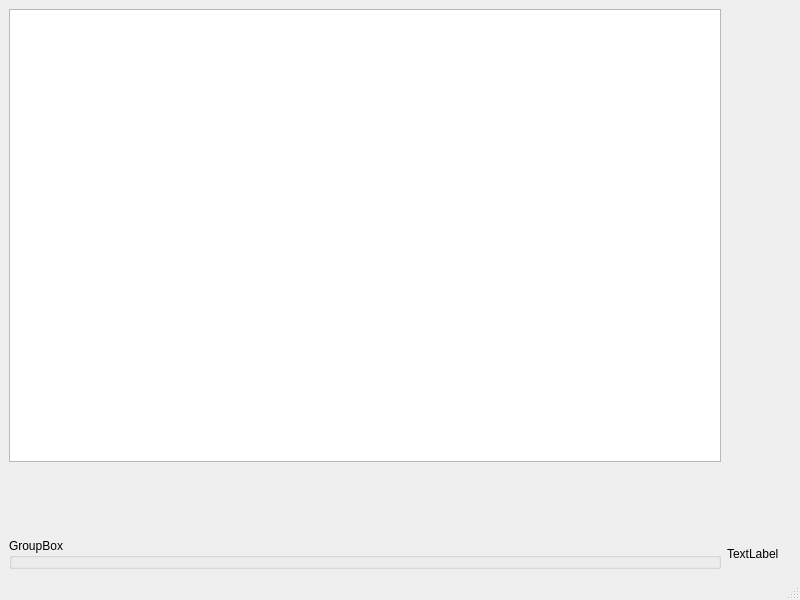
<?xml version="1.0" encoding="UTF-8"?>
<ui version="4.0">
 <class>MainWindow</class>
 <widget class="QMainWindow" name="MainWindow">
  <property name="geometry">
   <rect>
    <x>0</x>
    <y>0</y>
    <width>800</width>
    <height>600</height>
   </rect>
  </property>
  <property name="windowTitle">
   <string>MainWindow</string>
  </property>
  <widget class="QWidget" name="centralwidget">
   <layout class="QGridLayout" name="gridLayout_2">
    <item row="2" column="0">
     <widget class="QGroupBox" name="groupBox">
      <property name="title">
       <string>GroupBox</string>
      </property>
     </widget>
    </item>
    <item row="2" column="1">
     <widget class="QLabel" name="lbl_connected">
      <property name="text">
       <string>TextLabel</string>
      </property>
     </widget>
    </item>
    <item row="0" column="0">
     <widget class="QTableView" name="tableView">
      <property name="sizePolicy">
       <sizepolicy hsizetype="Preferred" vsizetype="Expanding">
        <horstretch>0</horstretch>
        <verstretch>0</verstretch>
       </sizepolicy>
      </property>
     </widget>
    </item>
    <item row="1" column="1">
     <layout class="QGridLayout" name="gridLayout">
      <item row="0" column="0">
       <widget class="QLabel" name="label">
        <property name="sizePolicy">
         <sizepolicy hsizetype="Maximum" vsizetype="Maximum">
          <horstretch>0</horstretch>
          <verstretch>0</verstretch>
         </sizepolicy>
        </property>
        <property name="minimumSize">
         <size>
          <width>64</width>
          <height>64</height>
         </size>
        </property>
        <property name="styleSheet">
         <string notr="true">image: url(:/img/Switch/Switch_A.png)</string>
        </property>
        <property name="text">
         <string/>
        </property>
       </widget>
      </item>
     </layout>
    </item>
    <item row="0" column="1">
     <widget class="GamepadWidget" name="widget" native="true"/>
    </item>
   </layout>
  </widget>
  <widget class="QMenuBar" name="menubar">
   <property name="geometry">
    <rect>
     <x>0</x>
     <y>0</y>
     <width>800</width>
     <height>20</height>
    </rect>
   </property>
  </widget>
  <widget class="QStatusBar" name="statusbar"/>
 </widget>
 <customwidgets>
  <customwidget>
   <class>GamepadWidget</class>
   <extends>QWidget</extends>
   <header>GamepadWidget</header>
   <container>1</container>
  </customwidget>
 </customwidgets>
 <resources>
  <include location="res.qrc"/>
 </resources>
 <connections/>
</ui>
